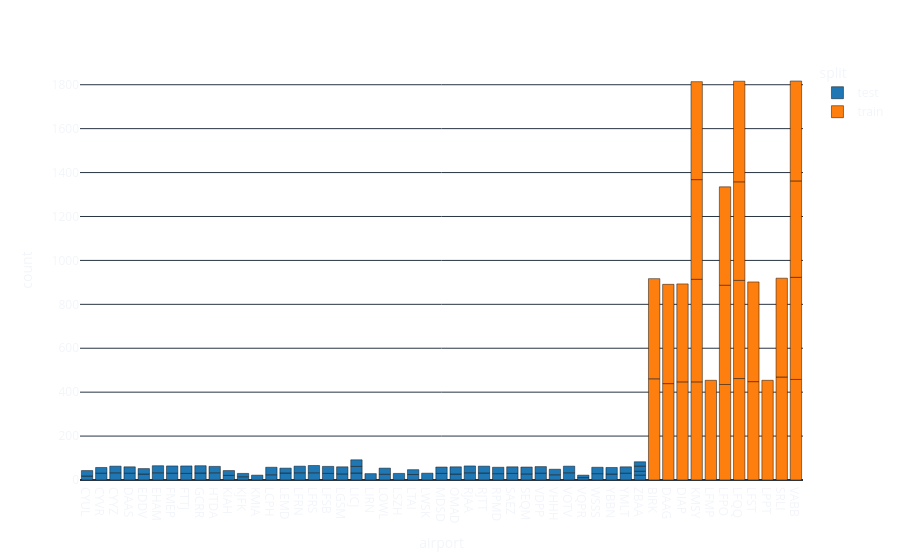

This figure's notebook cell:
### Code cell
fig = px.bar(
    doi,
    x='airport',
    y='count',
    color='split',
    color_discrete_sequence=px.colors.qualitative.D3
)
fig.update_layout(
    paper_bgcolor="rgba(0,0,0,0)",
    plot_bgcolor="rgba(0,0,0,0)",
    template="plotly_dark",
    autosize=True,
)
fig.show()

### Figure 1 — Plotly figure (JSON) as saved in the notebook; plotly's stock layout.template omitted (floating-point values rounded to 4 significant figures)
{"data": [{"hovertemplate": "split=test<br>airport=%{x}<br>count=%{y}<extra></extra>", "legendgroup": "test", "marker": {"color": "#1F77B4", "pattern": {"shape": ""}}, "name": "test", "orientation": "v", "showlegend": true, "textposition": "auto", "type": "bar", "x": ["CYUL", "CYUL", "CYVR", "CYVR", "CYYZ", "CYYZ", "DAAS", "DAAS", "EDDV", "EDDV", "EHAM", "EHAM", "FMEP", "FMEP", "FTTJ", "FTTJ", "GCRR", "GCRR", "HTDA", "HTDA", "KIAH", "KIAH", "KJFK", "KJFK", "KMIA", "LCPH", "LCPH", "LEMD", "LEMD", "LFRN", "LFRN", "LFRS", "LFRS", "LFSB", "LFSB", "LGSM", "LGSM", "LICJ", "LICJ", "LICJ", "LIRN", "LOWL", "LOWL", "LSZH", "LTAI", "LTAI", "LWSK", "MDSD", "MDSD", "OMAD", "OMAD", "RJAA", "RJAA", "RJTT", "RJTT", "RPMD", "RPMD", "SAEZ", "SAEZ", "SEQM", "SEQM", "VDPP", "VDPP", "VHHH", "VHHH", "VOTV", "VOTV", "VQPR", "VQPR", "WSSS", "WSSS", "YBBN", "YBBN", "YMLT", "YMLT", "ZBAA", "ZBAA", "ZBAA", "ZBAA"], "xaxis": "x", "y": [18, 25, 31, 26, 33, 30, 31, 29, 27, 25, 33, 32, 31, 33, 30, 34, 32, 33, 33, 29, 21, 22, 15, 15, 22, 24, 34, 32, 22, 33, 30, 33, 33, 30, 32, 28, 32, 32, 30, 30, 29, 26, 28, 30, 25, 22, 31, 30, 29, 27, 33, 33, 31, 32, 31, 29, 29, 30, 30, 28, 31, 31, 30, 24, 25, 33, 30, 11, 11, 29, 29, 27, 30, 31, 29, 22, 18, 23, 20], "yaxis": "y"}, {"hovertemplate": "split=train<br>airport=%{x}<br>count=%{y}<extra></extra>", "legendgroup": "train", "marker": {"color": "#FF7F0E", "pattern": {"shape": ""}}, "name": "train", "orientation": "v", "showlegend": true, "textposition": "auto", "type": "bar", "x": ["BIRK", "BIRK", "DAAG", "DAAG", "DIAP", "DIAP", "KMSY", "KMSY", "KMSY", "KMSY", "LFMP", "LFPO", "LFPO", "LFPO", "LFQQ", "LFQQ", "LFQQ", "LFQQ", "LFST", "LFST", "LPPT", "SRLI", "SRLI", "VABB", "VABB", "VABB", "VABB"], "xaxis": "x", "y": [461, 456, 439, 452, 447, 446, 447, 467, 454, 446, 454, 435, 452, 448, 462, 447, 449, 458, 448, 454, 454, 469, 450, 458, 465, 439, 455], "yaxis": "y"}], "layout": {"autosize": true, "barmode": "relative", "legend": {"title": {"text": "split"}, "tracegroupgap": 0}, "margin": {"t": 60}, "paper_bgcolor": "rgba(0,0,0,0)", "plot_bgcolor": "rgba(0,0,0,0)", "xaxis": {"anchor": "y", "domain": [0, 1], "title": {"text": "airport"}}, "yaxis": {"anchor": "x", "domain": [0, 1], "title": {"text": "count"}}}}
